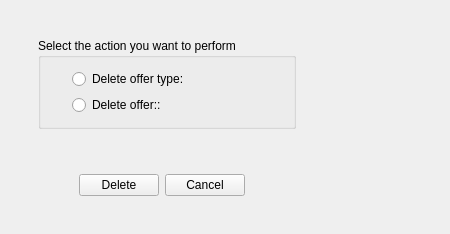
<?xml version="1.0" encoding="UTF-8"?>
<ui version="4.0">
 <class>DeleteOfferProductInterface</class>
 <widget class="QWidget" name="DeleteOfferProductInterface">
  <property name="geometry">
   <rect>
    <x>0</x>
    <y>0</y>
    <width>450</width>
    <height>234</height>
   </rect>
  </property>
  <property name="sizePolicy">
   <sizepolicy hsizetype="Fixed" vsizetype="Fixed">
    <horstretch>0</horstretch>
    <verstretch>0</verstretch>
   </sizepolicy>
  </property>
  <property name="minimumSize">
   <size>
    <width>450</width>
    <height>225</height>
   </size>
  </property>
  <property name="windowTitle">
   <string>Form2</string>
  </property>
  <layout class="QGridLayout">
   <item row="0" column="0">
    <widget class="QStackedWidget" name="delete_stack">
     <widget class="QWidget" name="delete_offer_page">
      <layout class="QGridLayout">
       <item row="0" column="1">
        <spacer name="spacer20">
         <property name="orientation">
          <enum>Qt::Vertical</enum>
         </property>
         <property name="sizeType">
          <enum>QSizePolicy::Fixed</enum>
         </property>
         <property name="sizeHint" stdset="0">
          <size>
           <width>20</width>
           <height>16</height>
          </size>
         </property>
        </spacer>
       </item>
       <item row="1" column="0">
        <spacer name="spacer15">
         <property name="orientation">
          <enum>Qt::Horizontal</enum>
         </property>
         <property name="sizeType">
          <enum>QSizePolicy::Fixed</enum>
         </property>
         <property name="sizeHint" stdset="0">
          <size>
           <width>16</width>
           <height>16</height>
          </size>
         </property>
        </spacer>
       </item>
       <item row="1" column="2">
        <spacer name="spacer18">
         <property name="orientation">
          <enum>Qt::Horizontal</enum>
         </property>
         <property name="sizeType">
          <enum>QSizePolicy::Expanding</enum>
         </property>
         <property name="sizeHint" stdset="0">
          <size>
           <width>28</width>
           <height>20</height>
          </size>
         </property>
        </spacer>
       </item>
       <item row="2" column="1">
        <spacer name="spacer22">
         <property name="orientation">
          <enum>Qt::Vertical</enum>
         </property>
         <property name="sizeType">
          <enum>QSizePolicy::Fixed</enum>
         </property>
         <property name="sizeHint" stdset="0">
          <size>
           <width>20</width>
           <height>16</height>
          </size>
         </property>
        </spacer>
       </item>
       <item row="1" column="1">
        <layout class="QVBoxLayout">
         <item>
          <widget class="QGroupBox" name="buttonGroup1">
           <property name="title">
            <string>Select the action you want to perform</string>
           </property>
           <property name="lineWidth" stdset="0">
            <number>0</number>
           </property>
           <layout class="QHBoxLayout">
            <item>
             <spacer name="spacer75">
              <property name="orientation">
               <enum>Qt::Horizontal</enum>
              </property>
              <property name="sizeType">
               <enum>QSizePolicy::Fixed</enum>
              </property>
              <property name="sizeHint" stdset="0">
               <size>
                <width>20</width>
                <height>20</height>
               </size>
              </property>
             </spacer>
            </item>
            <item>
             <layout class="QGridLayout">
              <item row="1" column="1">
               <widget class="QLabel" name="offer_name_label">
                <property name="text">
                 <string/>
                </property>
                <property name="wordWrap">
                 <bool>false</bool>
                </property>
               </widget>
              </item>
              <item row="0" column="0">
               <widget class="QRadioButton" name="delete_type">
                <property name="text">
                 <string>Delete offer type: </string>
                </property>
               </widget>
              </item>
              <item row="1" column="0">
               <widget class="QRadioButton" name="delete_offer">
                <property name="text">
                 <string>Delete offer::</string>
                </property>
               </widget>
              </item>
              <item row="0" column="1">
               <widget class="QLabel" name="offer_type_label">
                <property name="text">
                 <string/>
                </property>
                <property name="wordWrap">
                 <bool>false</bool>
                </property>
               </widget>
              </item>
             </layout>
            </item>
           </layout>
          </widget>
         </item>
         <item>
          <spacer name="spacer19">
           <property name="orientation">
            <enum>Qt::Vertical</enum>
           </property>
           <property name="sizeType">
            <enum>QSizePolicy::Expanding</enum>
           </property>
           <property name="sizeHint" stdset="0">
            <size>
             <width>20</width>
             <height>16</height>
            </size>
           </property>
          </spacer>
         </item>
         <item>
          <layout class="QHBoxLayout">
           <item>
            <spacer name="spacer16">
             <property name="orientation">
              <enum>Qt::Horizontal</enum>
             </property>
             <property name="sizeType">
              <enum>QSizePolicy::Expanding</enum>
             </property>
             <property name="sizeHint" stdset="0">
              <size>
               <width>41</width>
               <height>21</height>
              </size>
             </property>
            </spacer>
           </item>
           <item>
            <widget class="QPushButton" name="delete_button">
             <property name="text">
              <string>Delete</string>
             </property>
            </widget>
           </item>
           <item>
            <widget class="QPushButton" name="cancel_button">
             <property name="text">
              <string>Cancel</string>
             </property>
            </widget>
           </item>
           <item>
            <spacer name="spacer17">
             <property name="orientation">
              <enum>Qt::Horizontal</enum>
             </property>
             <property name="sizeType">
              <enum>QSizePolicy::Expanding</enum>
             </property>
             <property name="sizeHint" stdset="0">
              <size>
               <width>51</width>
               <height>20</height>
              </size>
             </property>
            </spacer>
           </item>
          </layout>
         </item>
        </layout>
       </item>
      </layout>
     </widget>
     <widget class="QWidget" name="error_page">
      <layout class="QGridLayout">
       <item row="0" column="2">
        <spacer name="spacer24">
         <property name="orientation">
          <enum>Qt::Vertical</enum>
         </property>
         <property name="sizeType">
          <enum>QSizePolicy::Fixed</enum>
         </property>
         <property name="sizeHint" stdset="0">
          <size>
           <width>20</width>
           <height>16</height>
          </size>
         </property>
        </spacer>
       </item>
       <item row="1" column="0">
        <spacer name="spacer25">
         <property name="orientation">
          <enum>Qt::Horizontal</enum>
         </property>
         <property name="sizeType">
          <enum>QSizePolicy::Fixed</enum>
         </property>
         <property name="sizeHint" stdset="0">
          <size>
           <width>16</width>
           <height>20</height>
          </size>
         </property>
        </spacer>
       </item>
       <item row="1" column="3">
        <spacer name="spacer26">
         <property name="orientation">
          <enum>Qt::Horizontal</enum>
         </property>
         <property name="sizeType">
          <enum>QSizePolicy::Fixed</enum>
         </property>
         <property name="sizeHint" stdset="0">
          <size>
           <width>16</width>
           <height>20</height>
          </size>
         </property>
        </spacer>
       </item>
       <item row="2" column="1">
        <spacer name="spacer27">
         <property name="orientation">
          <enum>Qt::Vertical</enum>
         </property>
         <property name="sizeType">
          <enum>QSizePolicy::Fixed</enum>
         </property>
         <property name="sizeHint" stdset="0">
          <size>
           <width>20</width>
           <height>16</height>
          </size>
         </property>
        </spacer>
       </item>
       <item row="1" column="1" colspan="2">
        <layout class="QVBoxLayout">
         <item>
          <layout class="QVBoxLayout">
           <item>
            <widget class="QLabel" name="textLabel6">
             <property name="text">
              <string>An error has occurred while deleting the selected offer.</string>
             </property>
             <property name="wordWrap">
              <bool>false</bool>
             </property>
            </widget>
           </item>
           <item>
            <widget class="QLabel" name="textLabel7">
             <property name="text">
              <string>Try it again later.</string>
             </property>
             <property name="wordWrap">
              <bool>false</bool>
             </property>
            </widget>
           </item>
          </layout>
         </item>
         <item>
          <spacer name="spacer23">
           <property name="orientation">
            <enum>Qt::Vertical</enum>
           </property>
           <property name="sizeType">
            <enum>QSizePolicy::Expanding</enum>
           </property>
           <property name="sizeHint" stdset="0">
            <size>
             <width>20</width>
             <height>69</height>
            </size>
           </property>
          </spacer>
         </item>
         <item>
          <layout class="QHBoxLayout">
           <item>
            <spacer name="spacer28">
             <property name="orientation">
              <enum>Qt::Horizontal</enum>
             </property>
             <property name="sizeType">
              <enum>QSizePolicy::Expanding</enum>
             </property>
             <property name="sizeHint" stdset="0">
              <size>
               <width>71</width>
               <height>20</height>
              </size>
             </property>
            </spacer>
           </item>
           <item>
            <widget class="QPushButton" name="accept_button">
             <property name="text">
              <string>Apply</string>
             </property>
            </widget>
           </item>
           <item>
            <spacer name="spacer29">
             <property name="orientation">
              <enum>Qt::Horizontal</enum>
             </property>
             <property name="sizeType">
              <enum>QSizePolicy::Expanding</enum>
             </property>
             <property name="sizeHint" stdset="0">
              <size>
               <width>91</width>
               <height>20</height>
              </size>
             </property>
            </spacer>
           </item>
          </layout>
         </item>
        </layout>
       </item>
      </layout>
     </widget>
     <widget class="QWidget" name="select_offer_page">
      <layout class="QGridLayout">
       <item row="2" column="1">
        <spacer name="spacer32">
         <property name="orientation">
          <enum>Qt::Vertical</enum>
         </property>
         <property name="sizeType">
          <enum>QSizePolicy::Expanding</enum>
         </property>
         <property name="sizeHint" stdset="0">
          <size>
           <width>20</width>
           <height>51</height>
          </size>
         </property>
        </spacer>
       </item>
       <item row="0" column="1">
        <spacer name="spacer31">
         <property name="orientation">
          <enum>Qt::Vertical</enum>
         </property>
         <property name="sizeType">
          <enum>QSizePolicy::Expanding</enum>
         </property>
         <property name="sizeHint" stdset="0">
          <size>
           <width>20</width>
           <height>30</height>
          </size>
         </property>
        </spacer>
       </item>
       <item row="1" column="0">
        <spacer name="spacer30">
         <property name="orientation">
          <enum>Qt::Horizontal</enum>
         </property>
         <property name="sizeType">
          <enum>QSizePolicy::Expanding</enum>
         </property>
         <property name="sizeHint" stdset="0">
          <size>
           <width>40</width>
           <height>20</height>
          </size>
         </property>
        </spacer>
       </item>
       <item row="1" column="2">
        <spacer name="spacer33">
         <property name="orientation">
          <enum>Qt::Horizontal</enum>
         </property>
         <property name="sizeType">
          <enum>QSizePolicy::Expanding</enum>
         </property>
         <property name="sizeHint" stdset="0">
          <size>
           <width>50</width>
           <height>20</height>
          </size>
         </property>
        </spacer>
       </item>
       <item row="1" column="1">
        <layout class="QVBoxLayout">
         <item>
          <widget class="QLabel" name="textLabel8">
           <property name="sizePolicy">
            <sizepolicy hsizetype="Fixed" vsizetype="Fixed">
             <horstretch>0</horstretch>
             <verstretch>0</verstretch>
            </sizepolicy>
           </property>
           <property name="text">
            <string>Select the offer you want to delete</string>
           </property>
           <property name="wordWrap">
            <bool>false</bool>
           </property>
          </widget>
         </item>
         <item>
          <layout class="QHBoxLayout">
           <item>
            <spacer name="spacer34">
             <property name="orientation">
              <enum>Qt::Horizontal</enum>
             </property>
             <property name="sizeType">
              <enum>QSizePolicy::Expanding</enum>
             </property>
             <property name="sizeHint" stdset="0">
              <size>
               <width>10</width>
               <height>10</height>
              </size>
             </property>
            </spacer>
           </item>
           <item>
            <widget class="QLabel" name="textLabel9">
             <property name="sizePolicy">
              <sizepolicy hsizetype="Fixed" vsizetype="Fixed">
               <horstretch>0</horstretch>
               <verstretch>0</verstretch>
              </sizepolicy>
             </property>
             <property name="text">
              <string>and click Delete again.</string>
             </property>
             <property name="wordWrap">
              <bool>false</bool>
             </property>
            </widget>
           </item>
           <item>
            <spacer name="spacer35">
             <property name="orientation">
              <enum>Qt::Horizontal</enum>
             </property>
             <property name="sizeType">
              <enum>QSizePolicy::Expanding</enum>
             </property>
             <property name="sizeHint" stdset="0">
              <size>
               <width>10</width>
               <height>10</height>
              </size>
             </property>
            </spacer>
           </item>
          </layout>
         </item>
        </layout>
       </item>
      </layout>
     </widget>
    </widget>
   </item>
  </layout>
 </widget>
 <layoutdefault spacing="6" margin="11"/>
 <resources/>
 <connections/>
</ui>
